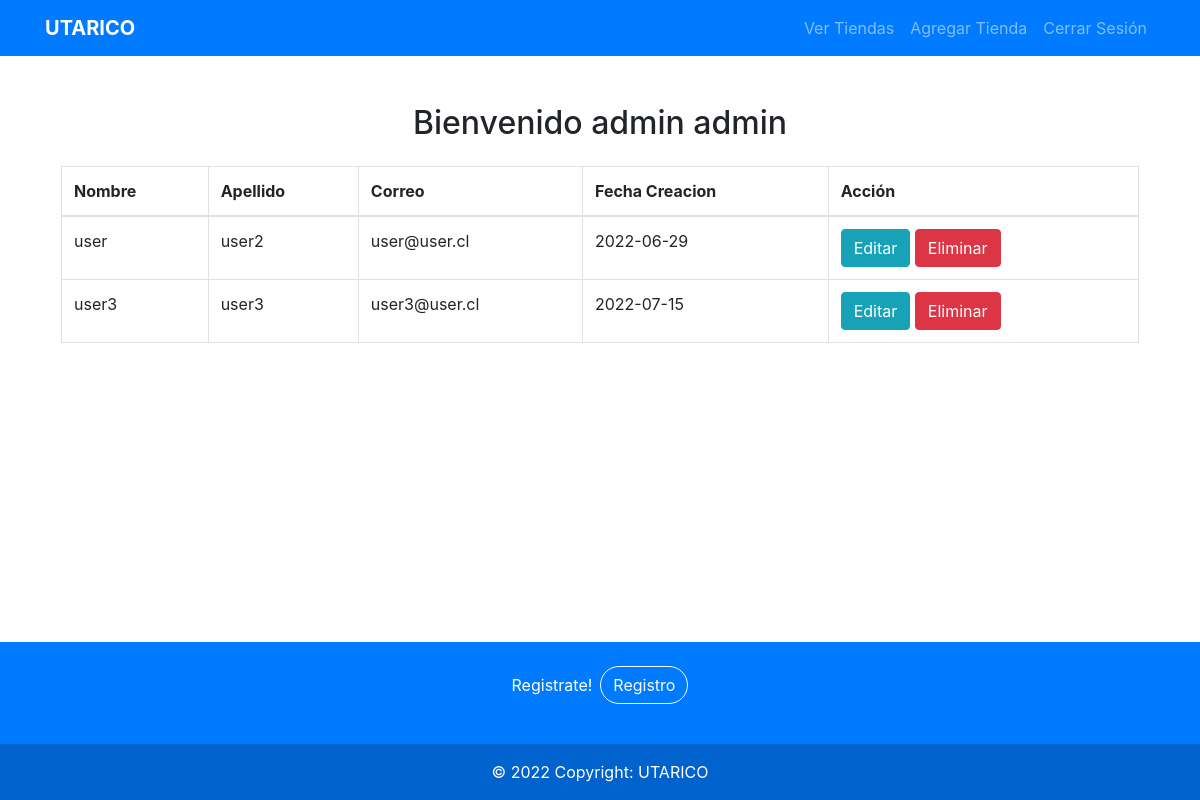
The app's page /resources/php/admin/admin_main_dashboard.php (signed in) with its own data.
### tables this page shows
CREATE TABLE `usuarios` (
  `id` int(11) NOT NULL,
  `nombre` varchar(50) NOT NULL,
  `apellido` varchar(50) NOT NULL,
  `correo` varchar(100) NOT NULL,
  `contrasena` varchar(100) NOT NULL,
  `fecha_creacion` date NOT NULL
);

### resources/php/admin/admin_main_dashboard.php (the view, shortened to what this page needs)
<!DOCTYPE html>
<html lang="en">
<head>
    <link rel="stylesheet" href="https://cdn.jsdelivr.net/npm/bootstrap@4.6.1/dist/css/bootstrap.min.css">
    <link type="text/css" rel="stylesheet" href="../../css/estilo.css">
    <?php
		include("../conexion.php");
		$ID= $_SESSION["id"];
        $mostrar_todo = "SELECT id, nombre, apellido, correo, fecha_creacion FROM proyecto.usuarios";
        $usuarios = $conn->query($mostrar_todo);
    ?>
</head>
<body>
    <header>
        <nav class="navbar navbar-dark bg-primary navbar-expand-md col-12">
            <div class="container">
                <a href="admin_main_dashboard.php" class="navbar-brand">
                  <strong>UTARICO</strong>
                </a>
                <div class="collapse navbar-collapse" id="menu-principal">
                  <ul class="navbar-nav ml-auto">
                    <li class="nav-item"><a href="admin_vendor_dashboard.php" class="nav-link">Ver Tiendas</a></li>
                    <li class="nav-item"><a href="../vendor/vendor_register_form.php?id='<?php echo $ID; ?>'" class="nav-link">Agregar Tienda</a></li>
                    <li class="nav-item"><a href="admin_logout.php" class="nav-link">Cerrar Sesión</a></li>
                  </ul>
                </div>
            </div>
        </nav>
    </header>
    <section class="container mt-3">
        <div class="row justify-content-center">
            <div class="col-12">
                <div class="my-3 p-3">
                    <h2 class="text-center">Bienvenido <?php echo $_SESSION["nombre"] ?> <?php echo $_SESSION["apellido"] ?></h2>
                    <div class="table table-responsive">
                        <table class="table table-bordered my-3">
                        <thead>
                            <tr>
                                <th scope="col">Nombre</th>
                                <th scope="col">Apellido</th>
                                <th scope="col">Correo</th>
                                <th scope="col">Fecha Creacion</th>
                                <th scope="col">Acción</th>
                            </tr>
                        </thead>
                        <tbody>
                        <?php foreach ($usuarios as $usuario) { ?>
                            <tr>
                                <td><?php echo $usuario['nombre']; ?></td>
                                <td><?php echo $usuario['apellido']; ?></td>
                                <td><?php echo $usuario['correo']; ?></td>
                                <td><?php echo $usuario['fecha_creacion']; ?></td>
                                <td>
                                    <a name='id' class="btn btn-info" href="admin_user_edit_form.php?id='<?php echo $usuario['id']; ?>'">Editar</a>
                                    <a name='id' type="submit" method="POST" class="btn btn-danger" data-toggle="modal" data-target="#confirm-delete" >Eliminar</a>
                                </td>
                            </tr>
                        <?php } ?>
                        </tbody>
                    </table>
                    </div>
                </div>
            </div>
        </div>
    </section>
    <footer class="text-center text-white bg-primary">
        <div class="container p-4 pb-0">
            <section class="">
                <p class="d-flex justify-content-center align-items-center">
                <span class="me-3">Registrate!</span>
                <a href="../../html/user/user_register.html" class="btn btn-outline-light rounded-pill ml-2">
                    Registro
                </a>
                </p>
            </section>
        </div>
        <div class="text-center p-3" style="background-color: rgba(0, 0, 0, 0.2);">
        © 2022 Copyright: UTARICO
        </div>
    </footer>
</body>
</html>

### resources/css/estilo.css (style rules this page uses)
html { height: 100%; }
body { margin: 0; padding: 0; display: flex; flex-direction: column; min-height: 100vh; }
section { height: 100%; }
footer { margin-top: auto; }

### records on screen
usuarios: nombre "user", apellido "user2", correo "user@user.cl", fecha_creacion "2022-06-29"
usuarios: nombre "user3", apellido "user3", correo "user3@user.cl", fecha_creacion "2022-07-15"

### other values on screen
$_SESSION["nombre"] "admin"
$_SESSION["apellido"] "admin"
